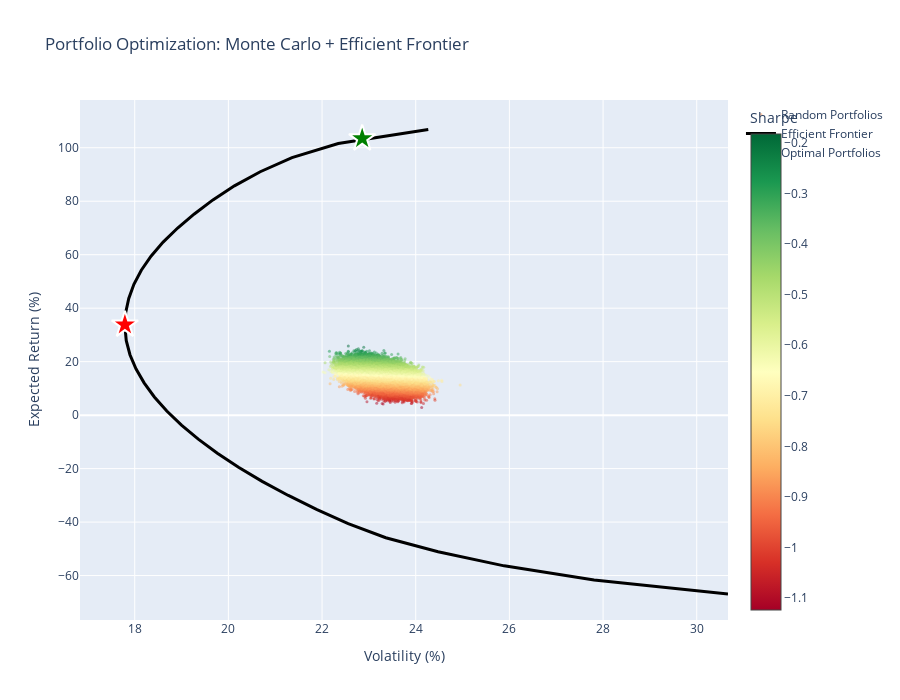

Notebook source saved alongside this figure:
### Code cell
# Plot Monte Carlo results
fig = go.Figure()

# Random portfolios
fig.add_trace(go.Scatter(
    x=mc_volatility*100,
    y=mc_returns*100,
    mode='markers',
    name='Random Portfolios',
    marker=dict(
        size=3,
        color=mc_sharpe,
        colorscale='RdYlGn',
        showscale=True,
        colorbar=dict(title='Sharpe'),
        opacity=0.5
    )
))

# Efficient frontier
fig.add_trace(go.Scatter(
    x=np.array(frontier_vol)*100,
    y=np.array(frontier_ret)*100,
    mode='lines',
    name='Efficient Frontier',
    line=dict(color='black', width=3)
))

# Optimal portfolios
fig.add_trace(go.Scatter(
    x=[ms_vol*100, mv_vol*100],
    y=[ms_ret*100, mv_ret*100],
    mode='markers',
    name='Optimal Portfolios',
    marker=dict(size=20, color=['green', 'red'], symbol='star',
                line=dict(width=2, color='white'))
))

fig.update_layout(
    title='Portfolio Optimization: Monte Carlo + Efficient Frontier',
    xaxis_title='Volatility (%)',
    yaxis_title='Expected Return (%)',
    height=700
)

fig.show()

### Figure 1 — Plotly figure (JSON) as saved in the notebook; plotly's stock layout.template omitted (floating-point values rounded to 4 significant figures; data arrays with more than 128 entries replaced by an {"elided": "..."} marker saying what was removed)
{"data": [{"marker": {"color": {"elided": "100000 float values"}, "colorbar": {"title": {"text": "Sharpe"}}, "colorscale": [[0, "rgb(165,0,38)"], [0.1, "rgb(215,48,39)"], [0.2, "rgb(244,109,67)"], [0.3, "rgb(253,174,97)"], [0.4, "rgb(254,224,139)"], [0.5, "rgb(255,255,191)"], [0.6, "rgb(217,239,139)"], [0.7, "rgb(166,217,106)"], [0.8, "rgb(102,189,99)"], [0.9, "rgb(26,152,80)"], [1, "rgb(0,104,55)"]], "opacity": 0.5, "showscale": true, "size": 3}, "mode": "markers", "name": "Random Portfolios", "type": "scatter", "x": {"elided": "100000 float values"}, "y": {"elided": "100000 float values"}}, {"line": {"color": "black", "width": 3}, "mode": "lines", "name": "Efficient Frontier", "type": "scatter", "x": [30.67, 27.81, 25.89, 24.48, 23.36, 22.56, 21.89, 21.28, 20.72, 20.22, 19.76, 19.36, 19.0, 18.68, 18.42, 18.2, 18.03, 17.9, 17.82, 17.79, 17.81, 17.87, 17.98, 18.14, 18.35, 18.61, 18.92, 19.27, 19.67, 20.13, 20.68, 21.36, 22.35, 24.27], "y": [-66.9, -61.63, -56.37, -51.1, -45.84, -40.58, -35.31, -30.05, -24.78, -19.52, -14.26, -8.991, -3.727, 1.537, 6.801, 12.06, 17.33, 22.59, 27.86, 33.12, 38.38, 43.65, 48.91, 54.18, 59.44, 64.7, 69.97, 75.23, 80.5, 85.76, 91.02, 96.29, 101.6, 106.8]}, {"marker": {"color": ["green", "red"], "line": {"color": "white", "width": 2}, "size": 20, "symbol": "star"}, "mode": "markers", "name": "Optimal Portfolios", "type": "scatter", "x": [22.86, 17.79], "y": [103.5, 33.8]}], "layout": {"height": 700, "title": {"text": "Portfolio Optimization: Monte Carlo + Efficient Frontier"}, "xaxis": {"title": {"text": "Volatility (%)"}}, "yaxis": {"title": {"text": "Expected Return (%)"}}}}
